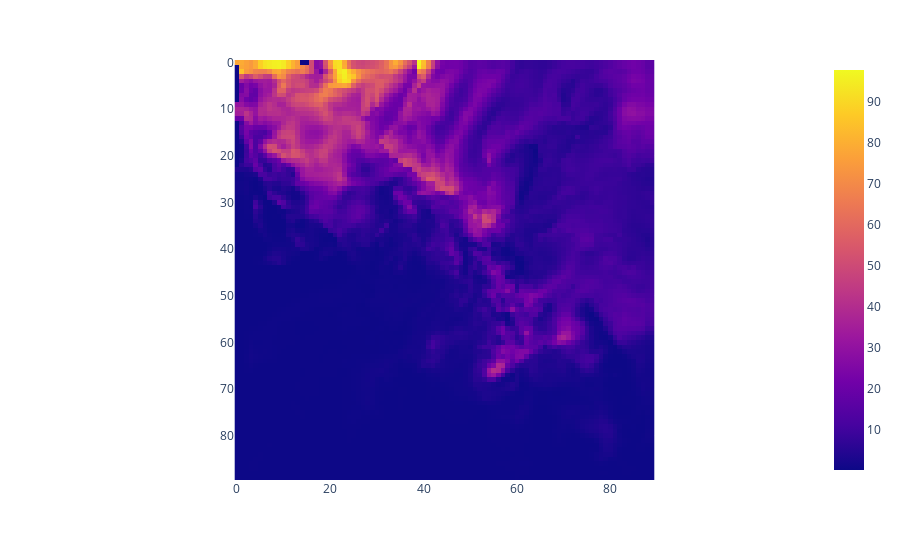

Notebook code cell kept with this figure:
### Code cell
fig = px.imshow(np.array(Y[0]))
fig.show()
plotly.offline.plot(fig, filename=PATH + '/test_groundture.html', image='svg')

### Figure 1 — Plotly figure (JSON) as saved in the notebook; plotly's stock layout.template omitted (floating-point values rounded to 4 significant figures; data arrays with more than 128 entries replaced by an {"elided": "..."} marker saying what was removed)
{"data": [{"coloraxis": "coloraxis", "hovertemplate": "x: %{x}<br>y: %{y}<br>color: %{z}<extra></extra>", "name": "0", "type": "heatmap", "xaxis": "x", "yaxis": "y", "z": {"elided": "90x90 float values"}}], "layout": {"coloraxis": {"colorscale": [[0, "#0d0887"], [0.1111, "#46039f"], [0.2222, "#7201a8"], [0.3333, "#9c179e"], [0.4444, "#bd3786"], [0.5556, "#d8576b"], [0.6667, "#ed7953"], [0.7778, "#fb9f3a"], [0.8889, "#fdca26"], [1, "#f0f921"]]}, "margin": {"t": 60}, "xaxis": {"anchor": "y", "constrain": "domain", "domain": [0, 1], "scaleanchor": "y"}, "yaxis": {"anchor": "x", "autorange": "reversed", "constrain": "domain", "domain": [0, 1]}}}
